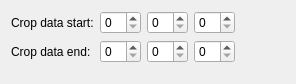
<?xml version="1.0" encoding="UTF-8"?>
<ui version="4.0">
 <class>CropWidget</class>
 <widget class="QWidget" name="CropWidget">
  <property name="geometry">
   <rect>
    <x>0</x>
    <y>0</y>
    <width>296</width>
    <height>84</height>
   </rect>
  </property>
  <property name="windowTitle">
   <string>Form</string>
  </property>
  <layout class="QFormLayout" name="formLayout_3">
   <item row="0" column="0">
    <layout class="QFormLayout" name="formLayout_2">
     <item row="0" column="0">
      <widget class="QLabel" name="label_3">
       <property name="text">
        <string>Crop data start:</string>
       </property>
      </widget>
     </item>
     <item row="1" column="0">
      <widget class="QLabel" name="label_4">
       <property name="text">
        <string>Crop data end:</string>
       </property>
      </widget>
     </item>
     <item row="0" column="1">
      <layout class="QHBoxLayout" name="horizontalLayout_3">
       <item>
        <widget class="QSpinBox" name="startX"/>
       </item>
       <item>
        <widget class="QSpinBox" name="startY"/>
       </item>
       <item>
        <widget class="QSpinBox" name="startZ"/>
       </item>
      </layout>
     </item>
     <item row="1" column="1">
      <layout class="QHBoxLayout" name="horizontalLayout_4">
       <item>
        <widget class="QSpinBox" name="endX"/>
       </item>
       <item>
        <widget class="QSpinBox" name="endY"/>
       </item>
       <item>
        <widget class="QSpinBox" name="endZ"/>
       </item>
      </layout>
     </item>
    </layout>
   </item>
  </layout>
 </widget>
 <resources/>
 <connections/>
</ui>
